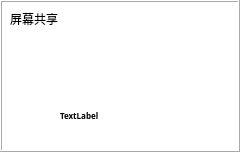
<?xml version="1.0" encoding="UTF-8"?>
<ui version="4.0">
 <class>SeatWidget</class>
 <widget class="QWidget" name="SeatWidget">
  <property name="geometry">
   <rect>
    <x>0</x>
    <y>0</y>
    <width>240</width>
    <height>152</height>
   </rect>
  </property>
  <property name="acceptDrops">
   <bool>true</bool>
  </property>
  <property name="windowTitle">
   <string>GridInScreenWidget</string>
  </property>
  <layout class="QHBoxLayout" name="horizontalLayout">
   <property name="spacing">
    <number>0</number>
   </property>
   <property name="leftMargin">
    <number>0</number>
   </property>
   <property name="topMargin">
    <number>0</number>
   </property>
   <property name="rightMargin">
    <number>0</number>
   </property>
   <property name="bottomMargin">
    <number>0</number>
   </property>
   <item>
    <widget class="QFrame" name="frame">
     <property name="acceptDrops">
      <bool>true</bool>
     </property>
     <property name="styleSheet">
      <string notr="true">background-color: rgb(255, 255, 255);</string>
     </property>
     <property name="frameShape">
      <enum>QFrame::Box</enum>
     </property>
     <property name="frameShadow">
      <enum>QFrame::Raised</enum>
     </property>
     <widget class="QWidget" name="headWidget" native="true">
      <property name="geometry">
       <rect>
        <x>70</x>
        <y>20</y>
        <width>61</width>
        <height>61</height>
       </rect>
      </property>
      <property name="maximumSize">
       <size>
        <width>16777215</width>
        <height>16777215</height>
       </size>
      </property>
      <property name="acceptDrops">
       <bool>true</bool>
      </property>
      <layout class="QGridLayout" name="gridLayout">
       <property name="leftMargin">
        <number>0</number>
       </property>
       <property name="topMargin">
        <number>0</number>
       </property>
       <property name="rightMargin">
        <number>0</number>
       </property>
       <property name="bottomMargin">
        <number>0</number>
       </property>
       <property name="spacing">
        <number>0</number>
       </property>
       <item row="0" column="0">
        <widget class="QLabel" name="headLabel">
         <property name="sizePolicy">
          <sizepolicy hsizetype="Expanding" vsizetype="Expanding">
           <horstretch>0</horstretch>
           <verstretch>0</verstretch>
          </sizepolicy>
         </property>
         <property name="text">
          <string/>
         </property>
        </widget>
       </item>
      </layout>
     </widget>
     <widget class="QFrame" name="vCheckFrame">
      <property name="geometry">
       <rect>
        <x>150</x>
        <y>20</y>
        <width>20</width>
        <height>20</height>
       </rect>
      </property>
      <property name="minimumSize">
       <size>
        <width>0</width>
        <height>0</height>
       </size>
      </property>
      <property name="maximumSize">
       <size>
        <width>16777215</width>
        <height>16777215</height>
       </size>
      </property>
      <property name="styleSheet">
       <string notr="true">image: url(:/image/stopvideo.png);</string>
      </property>
     </widget>
     <widget class="QLabel" name="nameLabel">
      <property name="geometry">
       <rect>
        <x>60</x>
        <y>96</y>
        <width>40</width>
        <height>40</height>
       </rect>
      </property>
      <property name="font">
       <font>
        <family>Agency FB</family>
        <pointsize>6</pointsize>
        <weight>75</weight>
        <bold>true</bold>
       </font>
      </property>
      <property name="text">
       <string>TextLabel</string>
      </property>
      <property name="wordWrap">
       <bool>true</bool>
      </property>
     </widget>
     <widget class="QFrame" name="aCheckFrame">
      <property name="geometry">
       <rect>
        <x>180</x>
        <y>20</y>
        <width>20</width>
        <height>20</height>
       </rect>
      </property>
      <property name="minimumSize">
       <size>
        <width>0</width>
        <height>0</height>
       </size>
      </property>
      <property name="maximumSize">
       <size>
        <width>16777215</width>
        <height>16777215</height>
       </size>
      </property>
      <property name="styleSheet">
       <string notr="true">image: url(:/image/stopaudio.png);</string>
      </property>
     </widget>
     <widget class="QLabel" name="documentLabel">
      <property name="geometry">
       <rect>
        <x>10</x>
        <y>10</y>
        <width>62</width>
        <height>17</height>
       </rect>
      </property>
      <property name="text">
       <string>屏幕共享</string>
      </property>
     </widget>
    </widget>
   </item>
  </layout>
  <action name="highQualityVideoAction">
   <property name="checkable">
    <bool>true</bool>
   </property>
   <property name="text">
    <string>高清</string>
   </property>
   <property name="toolTip">
    <string>接收高清视频</string>
   </property>
  </action>
  <action name="lowQualityVideoAction">
   <property name="checkable">
    <bool>true</bool>
   </property>
   <property name="text">
    <string>低清</string>
   </property>
   <property name="toolTip">
    <string>接收低清视频</string>
   </property>
  </action>
  <action name="stopReceiveAction">
   <property name="text">
    <string>停止接收</string>
   </property>
   <property name="toolTip">
    <string>停止接收</string>
   </property>
  </action>
 </widget>
 <layoutdefault spacing="6" margin="11"/>
 <resources/>
 <connections/>
</ui>
